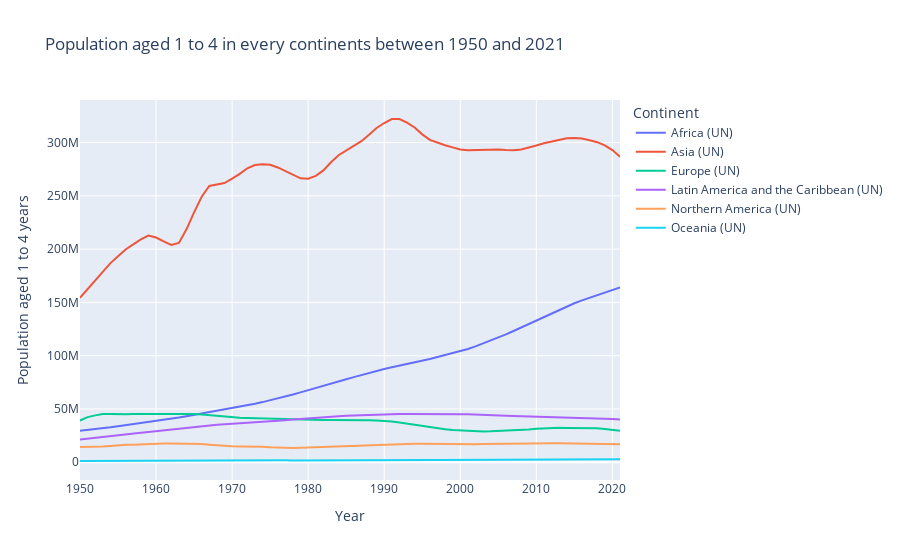

Write notebook code for a chart like this one.
### Markdown cell above
## 2.2: Population between 1 and 4

### Code cell
# Filter the DataFrame to select data related to other continents
continents_data = filtered_pop[~filtered_pop['Continents and World'].isin(['World'])]

# Columns to include in the plot
columns_to_plot = ['Population aged 1 to 4 years']

# Create an interactive line plot with multiple curves using Plotly Express
fig = px.line(continents_data, x='Year', y='Population aged 1 to 4 years', color='Continents and World', 
              title='Population aged 1 to 4 in every continents between 1950 and 2021', 
              labels={'value': 'Population', 'Year': 'Year', 'Continents and World': 'Continent'})

# Show the interactive line plot
fig.show()
